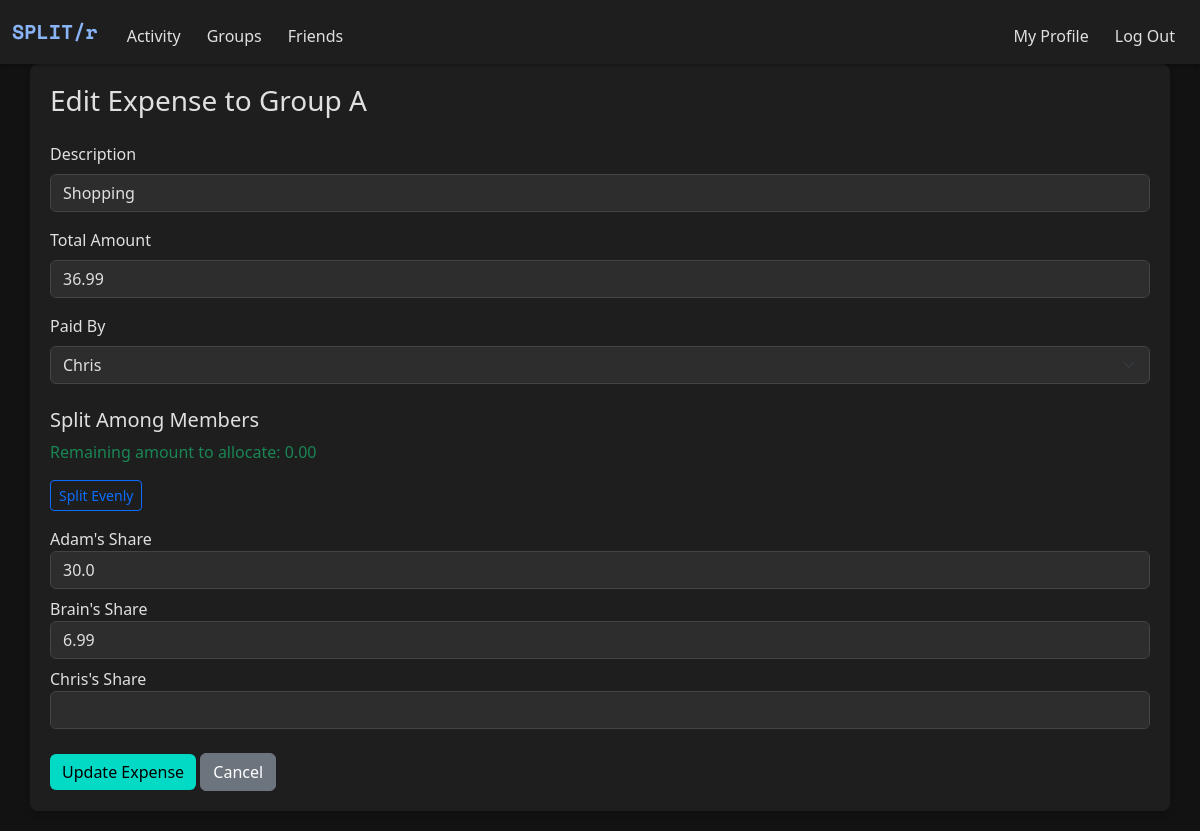
Page /group/3/edit_expense/9 (signed in) on the committed database.
### models.py (models this page shows, shortened)
class Group(db.Model):
    __tablename__ = "groups"
    id = db.Column(db.Integer, primary_key=True)
    name = db.Column(db.String(100), nullable=True)
    is_friend_group = db.Column(db.Boolean, default=False)
    users = db.relationship(
        "User", secondary="group_members", backref="groups")
    expenses = db.relationship("Expense", backref="group", lazy=True)

class Expense(db.Model):
    __tablename__ = "expenses"
    id = db.Column(db.Integer, primary_key=True)
    description = db.Column(db.String(120))
    amount = db.Column(db.Float)
    paid_by_id = db.Column(db.Integer, db.ForeignKey("users.id"))
    group_id = db.Column(db.Integer, db.ForeignKey("groups.id"), nullable=True)
    timestamp = db.Column(db.DateTime, default=datetime.now)
    splits = db.relationship("ExpenseSplit", backref="expense", lazy=True)

class User(db.Model):
    __tablename__ = "users"
    id = db.Column(db.Integer, primary_key=True)
    name = db.Column(db.String(100), nullable=False)
    username = db.Column(db.String(50), unique=True, nullable=False)
    password = db.Column(db.String(200), nullable=False)
    expenses_paid = db.relationship(
        "Expense",
        backref="payer",
        foreign_keys="Expense.paid_by_id",
        )
    splits = db.relationship(
        "ExpenseSplit",
        backref="user",
        foreign_keys="ExpenseSplit.user_id",
        )

class ExpenseSplit(db.Model):
    __tablename__ = "expense_split"
    id = db.Column(db.Integer, primary_key=True)
    expense_id = db.Column(db.Integer, db.ForeignKey("expenses.id"))
    user_id = db.Column(db.Integer, db.ForeignKey("users.id"))
    amount = db.Column(db.Float)

### app.py (the view, shortened to what this page needs)
@app.route("/group/<int:group_id>/edit_expense/<int:expense_id>",
           methods=["GET", "POST"])
@login_required
def edit_group_expense(group_id, expense_id):
    group = Group.query.get_or_404(group_id)
    expense = Expense.query.get_or_404(expense_id)
    if expense.group_id != group.id:
        flash("Expense does not belong to this group.", "danger")
        return redirect(url_for("group_page", group_id=group.id))
    members = group.users
    user_splits = {split.user_id: split.amount for split in expense.splits}
    return render_template(
        "add_expense.html",
        group=group,
        users=members,
        expense=expense,
        user_splits=user_splits
    )

### helper.py (called while the page is built)
def login_required(f):
    @wraps(f)
    def decorated_function(*args, **kwargs):
        if "user_id" not in session:
            flash("You must be logged in to view this page.", "danger")
            return redirect("/login")
        return f(*args, **kwargs)
    return decorated_function

### templates/add_expense.html (shortened to what this page needs)
{% extends "layout.html" %}
{% block main %}
<div class="container content-container">
  <h3 class="mb-4">{{ 'Edit Expense' if expense else 'Add Expense' }}
    {% if group %}to {{ group.name }}{% elif friend %}with {{ friend.name.split(' ')[0] }}{% endif %}
  </h3>
  <form method="POST">
    <div class="mb-3">
      <label for="description" class="form-label">Description</label>
      <input type="text" class="form-control" name="description"
             value="{{ expense.description if expense else '' }}" required>
    </div>
    <div class="mb-3">
      <label for="amount" class="form-label">Total Amount</label>
      <input type="number" class="form-control" name="amount" id="amount" step="0.01"
             value="{{ expense.amount if expense else '' }}" required oninput="updateRemaining()">
    </div>
    <div class="mb-3">
      <label for="paid_by" class="form-label">Paid By</label>
      <select class="form-select" name="paid_by" id="paid_by" required>
        {% for user in users %}
          <option value="{{ user.id }}" {% if expense and expense.paid_by_id == user.id %}selected{% endif %}>
            {{ user.name.split(" ")[0] }}
          </option>
        {% endfor %}
      </select>
    </div>
    <h5 class="mt-4 mb-2">Split Among Members</h5>
    <p id="remaining-amount" class="text-warning">Remaining amount to allocate: 0.00</p>
    <button type="button" class="btn btn-outline-primary btn-sm mb-3" onclick="splitEvenly()">Split Evenly</button>
    {% for user in users %}
      <div class="mb-2">
        <label>{{ user.name.split(' ')[0] }}'s Share</label>
        <input type="number" step="0.01" name="user_{{ user.id }}"
               value="{{ user_splits.get(user.id, '') if user_splits else '' }}"
               class="form-control split-input" required oninput="updateRemaining()">
      </div>
    {% endfor %}
    <button type="submit" class="btn btn-success mt-3">{{ 'Update Expense' if expense else 'Add Expense' }}</button>
    <a href="{{ url_for('group_page', group_id=group.id) if group else url_for('friend_page', group_id=group.id) }}"
   class="btn btn-secondary mt-3">Cancel</a>
  </form>
</div>
{% endblock %}

### static/style.css (style rules this page uses)
:root { --dark-bg: #121212; --dark-secondary: #1e1e1e; --dark-tertiary: #2d2d2d; --text-primary: #e0e0e0; --text-secondary: #a0a0a0; --accent-color: #8ab4f8; --danger-color: #cf6679; --success-color: #03dac6; }
html, body { height: 100%; margin: 0; padding: 0; background-color: var(--dark-bg); color: var(--text-primary); display: flex; flex-direction: column; }
body { background-color: var(--dark-bg); color: var(--text-primary); min-height: 100vh; display: flex; flex-direction: column; }
.content-container { background-color: var(--dark-secondary); border-radius: 8px; padding: 20px; box-shadow: 0 4px 6px rgba(0, 0, 0, 0.1); margin-bottom: 20px; flex: 1; }
.btn-primary, .btn-danger, .btn-success { border: none; }
.btn-success { background-color: var(--success-color); color: #000; }
.form-control, .form-select { background-color: var(--dark-tertiary); border: 1px solid #444; color: var(--text-primary); }

### rows in the picture
Group: name "Group A"
Expense: description "Shopping", amount "36.99", paid_by "Chris"
User: name "Adam"
ExpenseSplit: amount "30.0"
User: name "Brain"
ExpenseSplit: amount "6.99"
User: name "Chris"

### other values in the picture
{{ 'Edit Expense' if expense else 'Add Expense' }} "Edit Expense"
{{ 'Update Expense' if expense else 'Add Expense' }} "Update Expense"
